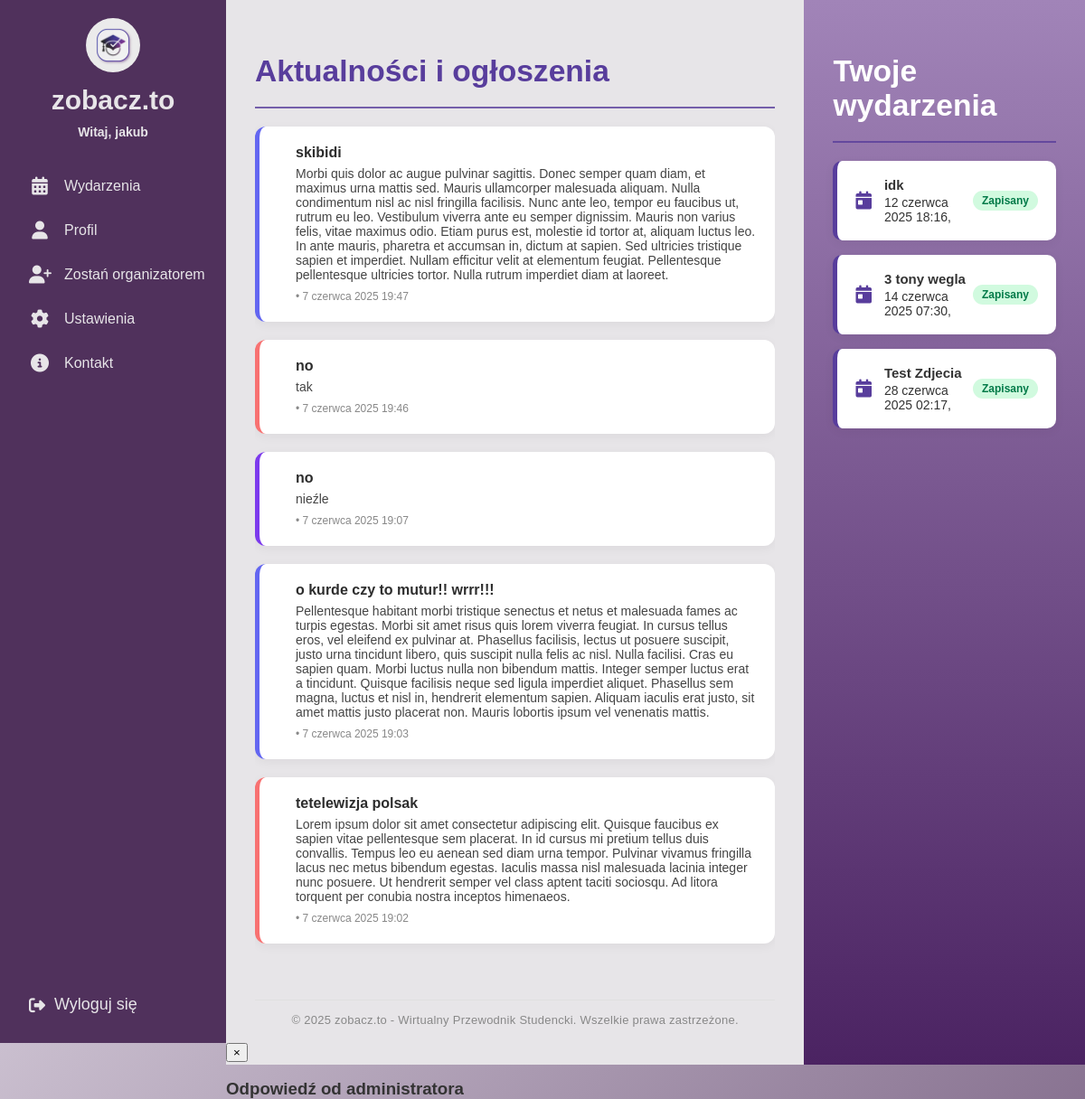
Screenshot of / (signed in) with the database file from the repository.
### events/models.py (models this page shows, shortened)
class Announcement(models.Model):
    CATEGORY_CHOICES = [
        ('ogloszenie', 'Ogłoszenie'),
        ('nowosc', 'Nowość'),
        ('wydarzenie', 'Wydarzenie'),
        ('informacja', 'Informacja'),
        ('edukacja', 'Edukacja'),
    ]
    title = models.CharField(max_length=200)
    content = models.TextField()
    category = models.CharField(max_length=20, choices=CATEGORY_CHOICES)
    created_at = models.DateTimeField(auto_now_add=True)

class Event(models.Model):
    title = models.CharField("Tytuł", max_length=200)
    description = models.TextField("Opis wydarzenia")
    date = models.DateTimeField("Data")
    location = models.CharField("Lokalizacja", max_length=200)
    created_by = models.ForeignKey(User, on_delete=models.CASCADE, related_name="created_events")
    image = models.ImageField(upload_to='event_images/', null=True, blank=True)

### events/views.py (the view, shortened to what this page needs)
# urls.py: 2. Add a URL to urlpatterns:  path('', views.home, name='home')
@login_required
def home(request):
    announcements = Announcement.objects.order_by('-created_at')[:5]
    admin_answers = []
    enrolled_events = [] # Initialize
    organizer_events = [] # Initialize
    is_student = False # Initialize boolean flags
    is_organizer = False
    is_admin = False # Initialize is_admin flag
    if request.user.is_authenticated:
        is_student = request.user.groups.filter(name='student').exists()
        is_organizer = request.user.groups.filter(name='organizer').exists()
        is_admin = request.user.groups.filter(name='admin').exists() # Set is_admin flag
        if is_student or is_organizer: # Only fetch answers if user is student or organizer
            admin_answers = ContactMessage.objects.filter(
                user=request.user,
                answer__isnull=False
            ).order_by('-created_at')
        if is_student:
            enrolled_events = Event.objects.filter(eventenrollment__user=request.user).order_by('date')
    context = {
        'announcements': announcements,
        'admin_answers': admin_answers,
        'enrolled_events': enrolled_events, # Always pass
        'organizer_events': organizer_events, # Always pass
        'is_student': is_student, # Always pass boolean flags for template logic
        'is_organizer': is_organizer, # Always pass boolean flags for template logic
        'is_admin': is_admin, # Pass the new is_admin flag
    }
    return render(request, 'home.html', context)

### templates/home.html (shortened to what this page needs)
{% extends "base.html" %}
{% load static %}
{% block content %}
<div class="main-content no-header">
  <div class="home-flex full-height">
    <div class="home-left flat">
      <div class="home-left-content">
        <h2>Aktualności i ogłoszenia</h2>
        <hr class="section-divider">
        <div class="announcement-list">
          {% if announcements %}
            {% for ann in announcements %}
              <div class="announcement-card {{ ann.category }}">
                <div class="announcement-text">
                  <h3>{{ ann.title }}</h3>
                  <p>{{ ann.content }}</p>
                  <span class="meta">{{ ann.category_display }} • {{ ann.created_at }}</span>
                </div>
              </div>
            {% endfor %}
          {% else %}
            <p>Brak ogłoszeń.</p>
          {% endif %}
        </div>
      </div>
      <footer class="site-footer">
        <span>&copy; 2025 zobacz.to - Wirtualny Przewodnik Studencki. Wszelkie prawa zastrzeżone.</span>
      </footer>
    </div>
    <div class="home-right flat">
      {% if user.is_authenticated and user.groups.all.0.name == "student" %}
        <h2>Twoje wydarzenia</h2>
        <hr class="section-divider">
        {% if enrolled_events %}
          <div class="event-list">
            {% for event in enrolled_events %}
              <div class="event-card">
                <div class="event-info">
                  <i class="fa-solid fa-calendar-day event-icon"></i>
                  <div class="event-details">
                    <strong>{{ event.title }}</strong>
                    <span>{{ event.date }}, {{ event.time }}</span>
                  </div>
                </div>
                <span class="badge">Zapisany</span>
              </div>
            {% endfor %}
          </div>
        {% else %}
          <p>Nie zapisałeś się na żadne wydarzenia.</p>
        {% endif %}
      {% endif %}
    </div>
  </div>
</div>
<div id="answer-modal" class="answer-modal">
  <div class="answer-modal-content">
    <button class="answer-modal-close" onclick="closeAnswerModal()">&times;</button>
    <h3>Odpowiedź od administratora</h3>
  </div>
</div>
{% endblock %}

### templates/base.html (shortened to what this page needs)
{% load static %}
<!DOCTYPE html>
<html>
<head>
    <link rel="stylesheet" href="https://cdnjs.cloudflare.com/ajax/libs/font-awesome/6.4.0/css/all.min.css">
    <link rel="stylesheet" href="{% static 'css/home.css' %}">
    <link rel="stylesheet" href="{% static 'css/profile.css' %}">
    <link rel="stylesheet" href="{% static 'css/events.css' %}">
    <link rel="stylesheet" href="{% static 'css/organizer_request_form.css' %}">
    <link rel="stylesheet" href="{% static 'css/organizer_request_sent.css' %}">
    <link rel="stylesheet" href="{% static 'css/organizer_requests_list.css' %}">
</head>
<body>
<div class="sidebar">
  <div class="top">
    <div class="logo">
      <a href="{% url 'home' %}">
        <img src="{% static 'images/logo.jpeg' %}" alt="Logo">
      </a>
      <span class="site-name">zobacz.to</span>
      {% if user.is_authenticated %}
        <span class="username">Witaj, {{ user.username }}</span>
      {% endif %}
    </div>
    <div class="menu">
      <a href="{% url 'events_list' %}">
        <i class="fas fa-calendar-alt"></i>
        <span class="label">Wydarzenia</span>
      </a>
      <a href="{% url 'profile' %}">
        <i class="fas fa-user"></i>
        <span class="label">Profil</span>
      </a>
      {% if user.is_authenticated %}
        {% for group in user.groups.all %}
            {% if group.name == "student" %}
                <a href="{% url 'organizer_request_create' %}">
                    <i class="fas fa-user-plus"></i>
                    <span class="label">Zostań organizatorem</span>
                </a>
            {% endif %}
        {% endfor %}
    {% endif %}
      <a href="#">
        <i class="fas fa-cog"></i>
        <span class="label">Ustawienia</span>
      </a>
      <a href="{% url 'contact' %}">
        <i class="fas fa-info-circle"></i>
        <span class="label">Kontakt</span>
      </a>
    </div>
  </div>
  <div class="bottom">
    <form action="{% url 'logout' %}" method="post">
      <button type="submit">
        <i class="fas fa-sign-out-alt"></i>
        <span class="logout-label">Wyloguj się</span>
      </button>
    </form>
  </div>
</div>
  <main>
    <div class="main-content">
    {% block content %}
    {% endblock content %}
  </main>
</body>
</html>

### static/css/profile.css (style rules this page uses)
.section-divider { border: none; border-top: 2.5px solid var(--medium-purple); margin: 16px 0 18px 0; width: 100%; opacity: 0.8; margin-bottom: 20px; }

### static/css/events.css (style rules this page uses)
.event-list { list-style: none; padding: 0; margin: 0; }

### rows the page displays
Announcement: title "skibidi", content "Morbi quis dolor ac augue pulvinar sagittis. Donec semper quam diam, et maximus urna mattis sed. Mauris ullamcorper malesuada aliquam. Nulla condimentum nisl ac nisl fringilla facilisis. Nunc ante leo, tempor eu faucibus ut, rutrum eu leo. Vestibulum viverra ante eu semper dignissim. Mauris non varius felis, vitae maximus odio. Etiam purus est, molestie id tortor at, aliquam luctus leo. In ante mauris, pharetra et accumsan in, dictum at sapien. Sed ultricies tristique sapien et imperdiet. Nullam efficitur velit at elementum feugiat. Pellentesque pellentesque ultricies tortor. Nulla rutrum imperdiet diam at laoreet.", created_at "7 czerwca 2025 19:47"
Announcement: title "no", content "tak", created_at "7 czerwca 2025 19:46"
Announcement: title "no", content "nieźle", created_at "7 czerwca 2025 19:07"
Announcement: title "o kurde czy to mutur!! wrrr!!!", content "Pellentesque habitant morbi tristique senectus et netus et malesuada fames ac turpis egestas. Morbi sit amet risus quis lorem viverra feugiat. In cursus tellus eros, vel eleifend ex pulvinar at. Phasellus facilisis, lectus ut posuere suscipit, justo urna tincidunt libero, quis suscipit nulla felis ac nisl. Nulla facilisi. Cras eu sapien quam. Morbi luctus nulla non bibendum mattis. Integer semper luctus erat a tincidunt. Quisque facilisis neque sed ligula imperdiet aliquet. Phasellus sem magna, luctus et nisl in, hendrerit elementum sapien. Aliquam iaculis erat justo, sit amet mattis justo placerat non. Mauris lobortis ipsum vel venenatis mattis.", created_at "7 czerwca 2025 19:03"
Announcement: title "tetelewizja polsak", content "Lorem ipsum dolor sit amet consectetur adipiscing elit. Quisque faucibus ex sapien vitae pellentesque sem placerat. In id cursus mi pretium tellus duis convallis. Tempus leo eu aenean sed diam urna tempor. Pulvinar vivamus fringilla lacus nec metus bibendum egestas. Iaculis massa nisl malesuada lacinia integer nunc posuere. Ut hendrerit semper vel class aptent taciti sociosqu. Ad litora torquent per conubia nostra inceptos himenaeos.", created_at "7 czerwca 2025 19:02"
Event: title "idk", date "12 czerwca 2025 18:16"
Event: title "3 tony wegla", date "14 czerwca 2025 07:30"
Event: title "Test Zdjecia", date "28 czerwca 2025 02:17"

### other values shown
{{ user.username }} "jakub"
